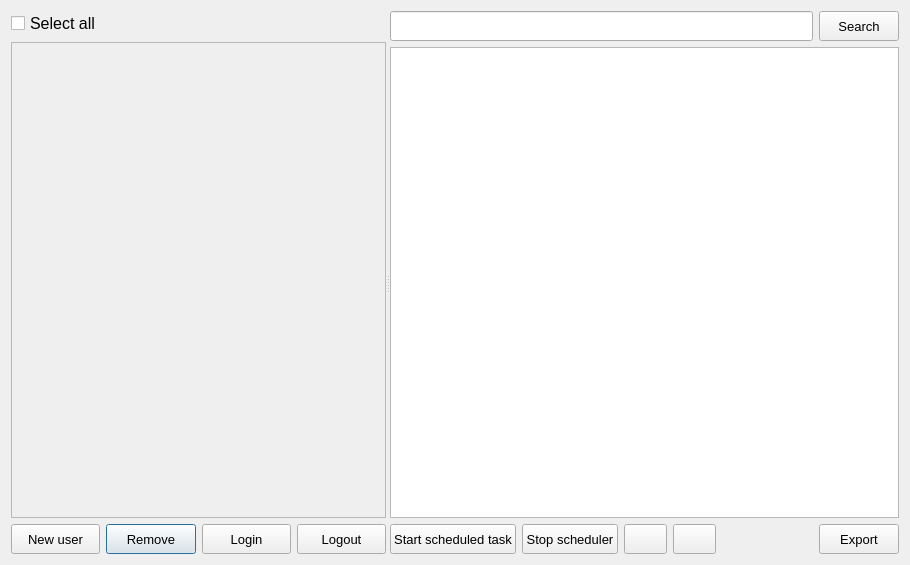
<?xml version="1.0" encoding="UTF-8"?>
<ui version="4.0">
 <class>MainDialog</class>
 <widget class="QDialog" name="MainDialog">
  <property name="geometry">
   <rect>
    <x>0</x>
    <y>0</y>
    <width>910</width>
    <height>565</height>
   </rect>
  </property>
  <property name="font">
   <font>
    <pointsize>10</pointsize>
   </font>
  </property>
  <property name="windowTitle">
   <string>Telegram Search(v4.0)</string>
  </property>
  <layout class="QHBoxLayout" name="horizontalLayout">
   <item>
    <widget class="QSplitter" name="splitter">
     <property name="orientation">
      <enum>Qt::Horizontal</enum>
     </property>
     <widget class="QWidget" name="">
      <layout class="QVBoxLayout" name="verticalLayout">
       <item>
        <widget class="QCheckBox" name="select_all_checkbox">
         <property name="minimumSize">
          <size>
           <width>0</width>
           <height>10</height>
          </size>
         </property>
         <property name="font">
          <font>
           <pointsize>12</pointsize>
          </font>
         </property>
         <property name="autoFillBackground">
          <bool>false</bool>
         </property>
         <property name="text">
          <string>Select all</string>
         </property>
        </widget>
       </item>
       <item>
        <widget class="QScrollArea" name="scrollArea">
         <property name="widgetResizable">
          <bool>true</bool>
         </property>
         <widget class="QWidget" name="scrollAreaWidgetContents">
          <property name="geometry">
           <rect>
            <x>0</x>
            <y>0</y>
            <width>369</width>
            <height>476</height>
           </rect>
          </property>
          <layout class="QVBoxLayout" name="verticalLayout_2">
           <item>
            <layout class="QFormLayout" name="flayout"/>
           </item>
          </layout>
         </widget>
        </widget>
       </item>
       <item>
        <layout class="QGridLayout" name="gridLayout">
         <item row="0" column="1">
          <widget class="QPushButton" name="remove_user_button">
           <property name="minimumSize">
            <size>
             <width>0</width>
             <height>30</height>
            </size>
           </property>
           <property name="text">
            <string>Remove</string>
           </property>
          </widget>
         </item>
         <item row="0" column="3">
          <widget class="QPushButton" name="login_user_button">
           <property name="minimumSize">
            <size>
             <width>0</width>
             <height>30</height>
            </size>
           </property>
           <property name="text">
            <string>Login</string>
           </property>
          </widget>
         </item>
         <item row="0" column="0">
          <widget class="QPushButton" name="new_user_button">
           <property name="minimumSize">
            <size>
             <width>0</width>
             <height>30</height>
            </size>
           </property>
           <property name="text">
            <string>New user</string>
           </property>
          </widget>
         </item>
         <item row="0" column="4">
          <widget class="QPushButton" name="logout_button">
           <property name="minimumSize">
            <size>
             <width>0</width>
             <height>30</height>
            </size>
           </property>
           <property name="text">
            <string>Logout</string>
           </property>
          </widget>
         </item>
        </layout>
       </item>
      </layout>
     </widget>
     <widget class="QWidget" name="">
      <layout class="QGridLayout" name="gridLayout_2">
       <item row="2" column="1">
        <widget class="QPushButton" name="schedule_stop_button">
         <property name="minimumSize">
          <size>
           <width>0</width>
           <height>30</height>
          </size>
         </property>
         <property name="text">
          <string>Stop scheduler</string>
         </property>
        </widget>
       </item>
       <item row="2" column="0">
        <widget class="QPushButton" name="schedule_start_button">
         <property name="minimumSize">
          <size>
           <width>0</width>
           <height>30</height>
          </size>
         </property>
         <property name="text">
          <string>Start scheduled task</string>
         </property>
        </widget>
       </item>
       <item row="2" column="2">
        <widget class="QPushButton" name="timer_display_button">
         <property name="minimumSize">
          <size>
           <width>0</width>
           <height>30</height>
          </size>
         </property>
         <property name="text">
          <string/>
         </property>
        </widget>
       </item>
       <item row="0" column="5">
        <widget class="QPushButton" name="search_button">
         <property name="minimumSize">
          <size>
           <width>0</width>
           <height>30</height>
          </size>
         </property>
         <property name="text">
          <string>Search</string>
         </property>
        </widget>
       </item>
       <item row="1" column="0" colspan="6">
        <widget class="QTextEdit" name="textEdit"/>
       </item>
       <item row="2" column="3">
        <widget class="QPushButton" name="working_time_button">
         <property name="minimumSize">
          <size>
           <width>0</width>
           <height>30</height>
          </size>
         </property>
         <property name="text">
          <string/>
         </property>
        </widget>
       </item>
       <item row="2" column="5">
        <widget class="QPushButton" name="export_result_button">
         <property name="minimumSize">
          <size>
           <width>0</width>
           <height>30</height>
          </size>
         </property>
         <property name="text">
          <string>Export</string>
         </property>
        </widget>
       </item>
       <item row="2" column="4">
        <spacer name="horizontalSpacer_2">
         <property name="orientation">
          <enum>Qt::Horizontal</enum>
         </property>
         <property name="sizeHint" stdset="0">
          <size>
           <width>40</width>
           <height>20</height>
          </size>
         </property>
        </spacer>
       </item>
       <item row="0" column="0" colspan="5">
        <widget class="QLineEdit" name="query_line">
         <property name="minimumSize">
          <size>
           <width>0</width>
           <height>30</height>
          </size>
         </property>
        </widget>
       </item>
      </layout>
     </widget>
    </widget>
   </item>
  </layout>
 </widget>
 <tabstops>
  <tabstop>query_line</tabstop>
  <tabstop>search_button</tabstop>
  <tabstop>export_result_button</tabstop>
  <tabstop>schedule_start_button</tabstop>
  <tabstop>schedule_stop_button</tabstop>
  <tabstop>new_user_button</tabstop>
  <tabstop>textEdit</tabstop>
  <tabstop>timer_display_button</tabstop>
  <tabstop>working_time_button</tabstop>
 </tabstops>
 <resources/>
 <connections/>
</ui>
